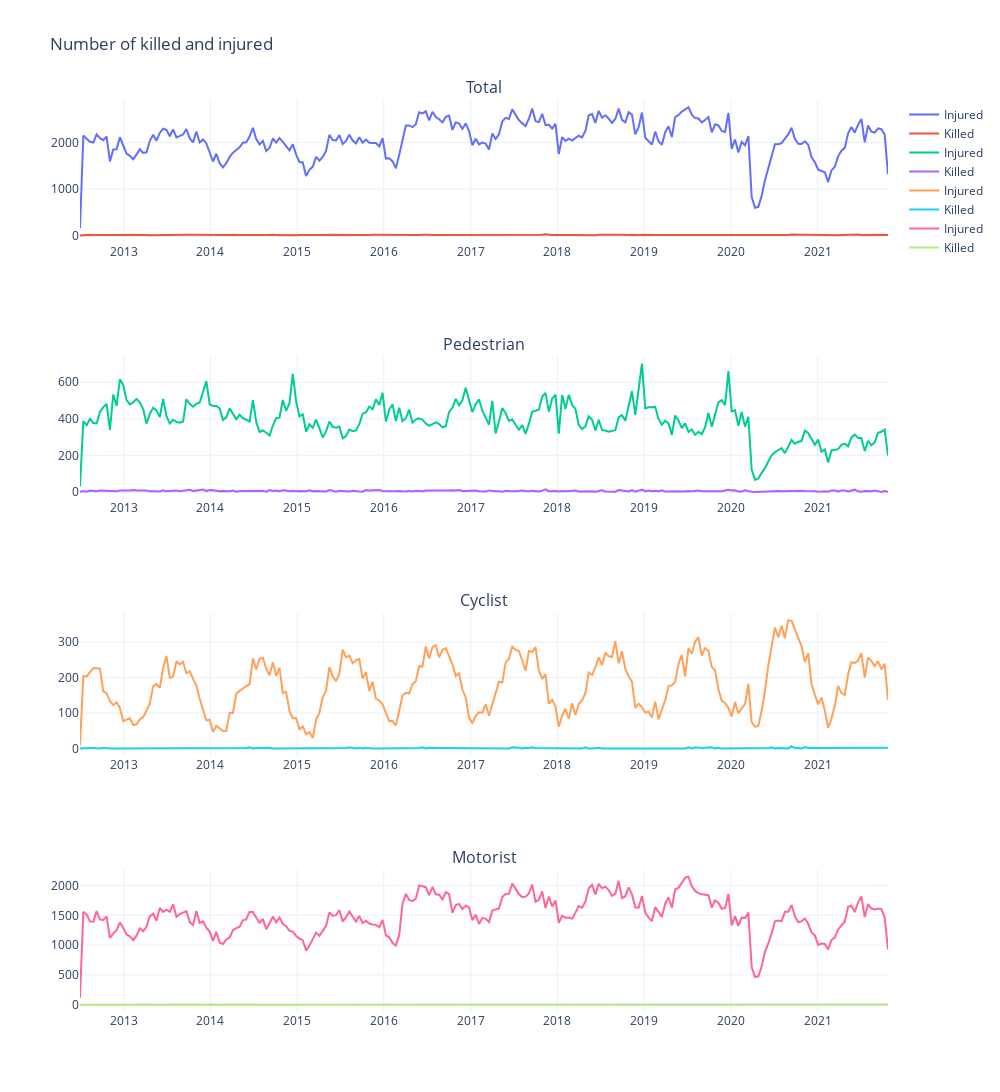

The code cell stored with this chart in its notebook:
### Code cell
fig = make_subplots(rows=4,cols=1,
                    subplot_titles=('Total', 'Pedestrian', 'Cyclist', 'Motorist'))

feat_injured  = ['number_of_persons_injured', 
                 'number_of_pedestrians_injured',
                 'number_of_cyclist_injured',
                 'number_of_motorist_injured']

feat_killed = ['number_of_persons_killed',
               'number_of_pedestrians_killed',
               'number_of_cyclist_killed',
               'number_of_motorist_killed']


for i in range(4):
    data_injured = df_viz[feat_injured[i]].resample('2W').sum()
    data_killed = df_viz[feat_killed[i]].resample('2W').sum()
    
    fig.add_trace(go.Scatter(x=data_injured.index, y=data_injured.values, name='Injured'), row=i+1,col=1)
    fig.add_trace(go.Scatter(x=data_killed.index, y=data_killed.values, name='Killed'), row=i+1, col=1)

fig.update_layout(title='Number of killed and injured',template='plotly_white', width=1000, height=1100)
fig.show()

### Figure 1 — Plotly figure (JSON) as saved in the notebook; plotly's stock layout.template omitted (floating-point values rounded to 4 significant figures; data arrays with more than 128 entries replaced by an {"elided": "..."} marker saying what was removed)
{"data": [{"name": "Injured", "type": "scatter", "x": {"elided": "244 str values"}, "xaxis": "x", "y": {"elided": "244 int values"}, "yaxis": "y"}, {"name": "Killed", "type": "scatter", "x": {"elided": "244 str values"}, "xaxis": "x", "y": {"elided": "244 int values"}, "yaxis": "y"}, {"name": "Injured", "type": "scatter", "x": {"elided": "244 str values"}, "xaxis": "x2", "y": {"elided": "244 int values"}, "yaxis": "y2"}, {"name": "Killed", "type": "scatter", "x": {"elided": "244 str values"}, "xaxis": "x2", "y": {"elided": "244 int values"}, "yaxis": "y2"}, {"name": "Injured", "type": "scatter", "x": {"elided": "244 str values"}, "xaxis": "x3", "y": {"elided": "244 int values"}, "yaxis": "y3"}, {"name": "Killed", "type": "scatter", "x": {"elided": "244 str values"}, "xaxis": "x3", "y": {"elided": "244 int values"}, "yaxis": "y3"}, {"name": "Injured", "type": "scatter", "x": {"elided": "244 str values"}, "xaxis": "x4", "y": {"elided": "244 int values"}, "yaxis": "y4"}, {"name": "Killed", "type": "scatter", "x": {"elided": "244 str values"}, "xaxis": "x4", "y": {"elided": "244 int values"}, "yaxis": "y4"}], "layout": {"annotations": [{"font": {"size": 16}, "showarrow": false, "text": "Total", "x": 0.5, "xanchor": "center", "xref": "paper", "y": 1, "yanchor": "bottom", "yref": "paper"}, {"font": {"size": 16}, "showarrow": false, "text": "Pedestrian", "x": 0.5, "xanchor": "center", "xref": "paper", "y": 0.7188, "yanchor": "bottom", "yref": "paper"}, {"font": {"size": 16}, "showarrow": false, "text": "Cyclist", "x": 0.5, "xanchor": "center", "xref": "paper", "y": 0.4375, "yanchor": "bottom", "yref": "paper"}, {"font": {"size": 16}, "showarrow": false, "text": "Motorist", "x": 0.5, "xanchor": "center", "xref": "paper", "y": 0.1562, "yanchor": "bottom", "yref": "paper"}], "height": 1100, "title": {"text": "Number of killed and injured"}, "width": 1000, "xaxis": {"anchor": "y", "domain": [0, 1]}, "xaxis2": {"anchor": "y2", "domain": [0, 1]}, "xaxis3": {"anchor": "y3", "domain": [0, 1]}, "xaxis4": {"anchor": "y4", "domain": [0, 1]}, "yaxis": {"anchor": "x", "domain": [0.8438, 1]}, "yaxis2": {"anchor": "x2", "domain": [0.5625, 0.7188]}, "yaxis3": {"anchor": "x3", "domain": [0.2812, 0.4375]}, "yaxis4": {"anchor": "x4", "domain": [0, 0.1562]}}}
